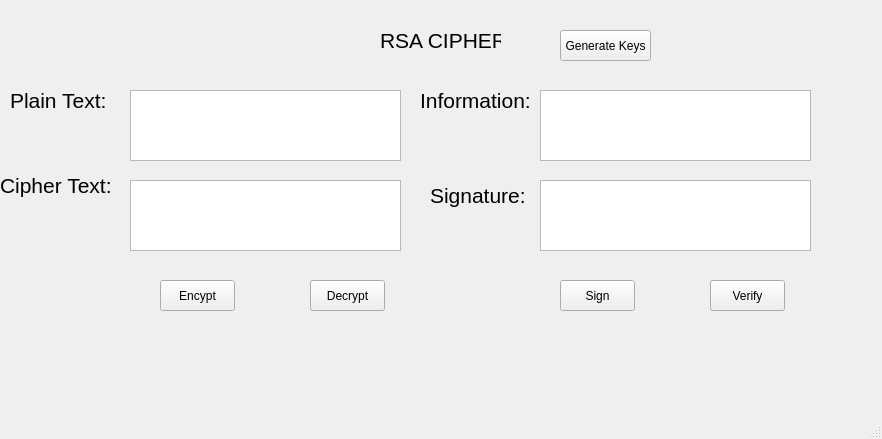
<?xml version="1.0" encoding="UTF-8"?>
<ui version="4.0">
 <class>MainWindow</class>
 <widget class="QMainWindow" name="MainWindow">
  <property name="geometry">
   <rect>
    <x>0</x>
    <y>0</y>
    <width>882</width>
    <height>439</height>
   </rect>
  </property>
  <property name="windowTitle">
   <string>MainWindow</string>
  </property>
  <widget class="QWidget" name="centralwidget">
   <widget class="QTextEdit" name="txt_plaint_text">
    <property name="geometry">
     <rect>
      <x>130</x>
      <y>90</y>
      <width>271</width>
      <height>71</height>
     </rect>
    </property>
   </widget>
   <widget class="QLabel" name="label">
    <property name="geometry">
     <rect>
      <x>10</x>
      <y>90</y>
      <width>101</width>
      <height>21</height>
     </rect>
    </property>
    <property name="font">
     <font>
      <pointsize>16</pointsize>
     </font>
    </property>
    <property name="text">
     <string>Plain Text:</string>
    </property>
   </widget>
   <widget class="QLabel" name="label_2">
    <property name="geometry">
     <rect>
      <x>0</x>
      <y>160</y>
      <width>121</width>
      <height>51</height>
     </rect>
    </property>
    <property name="font">
     <font>
      <pointsize>16</pointsize>
     </font>
    </property>
    <property name="text">
     <string>Cipher Text:</string>
    </property>
   </widget>
   <widget class="QLabel" name="label_3">
    <property name="geometry">
     <rect>
      <x>430</x>
      <y>180</y>
      <width>101</width>
      <height>31</height>
     </rect>
    </property>
    <property name="font">
     <font>
      <pointsize>16</pointsize>
     </font>
    </property>
    <property name="text">
     <string>Signature:</string>
    </property>
   </widget>
   <widget class="QLabel" name="label_4">
    <property name="geometry">
     <rect>
      <x>420</x>
      <y>90</y>
      <width>131</width>
      <height>21</height>
     </rect>
    </property>
    <property name="font">
     <font>
      <pointsize>16</pointsize>
     </font>
    </property>
    <property name="text">
     <string>Information:</string>
    </property>
   </widget>
   <widget class="QTextEdit" name="txt_cipher_text">
    <property name="geometry">
     <rect>
      <x>130</x>
      <y>180</y>
      <width>271</width>
      <height>71</height>
     </rect>
    </property>
   </widget>
   <widget class="QTextEdit" name="txt_info">
    <property name="geometry">
     <rect>
      <x>540</x>
      <y>90</y>
      <width>271</width>
      <height>71</height>
     </rect>
    </property>
   </widget>
   <widget class="QTextEdit" name="txt_sign">
    <property name="geometry">
     <rect>
      <x>540</x>
      <y>180</y>
      <width>271</width>
      <height>71</height>
     </rect>
    </property>
   </widget>
   <widget class="QPushButton" name="btn_encrypt">
    <property name="geometry">
     <rect>
      <x>160</x>
      <y>280</y>
      <width>75</width>
      <height>31</height>
     </rect>
    </property>
    <property name="text">
     <string>Encypt</string>
    </property>
   </widget>
   <widget class="QPushButton" name="btn_decrypt">
    <property name="geometry">
     <rect>
      <x>310</x>
      <y>280</y>
      <width>75</width>
      <height>31</height>
     </rect>
    </property>
    <property name="text">
     <string>Decrypt</string>
    </property>
   </widget>
   <widget class="QPushButton" name="btn_verify">
    <property name="geometry">
     <rect>
      <x>710</x>
      <y>280</y>
      <width>75</width>
      <height>31</height>
     </rect>
    </property>
    <property name="text">
     <string>Verify</string>
    </property>
   </widget>
   <widget class="QPushButton" name="btn_sign">
    <property name="geometry">
     <rect>
      <x>560</x>
      <y>280</y>
      <width>75</width>
      <height>31</height>
     </rect>
    </property>
    <property name="text">
     <string>Sign</string>
    </property>
   </widget>
   <widget class="QPushButton" name="btn_gen_keys">
    <property name="geometry">
     <rect>
      <x>560</x>
      <y>30</y>
      <width>91</width>
      <height>31</height>
     </rect>
    </property>
    <property name="text">
     <string>Generate Keys</string>
    </property>
   </widget>
   <widget class="QLabel" name="label_5">
    <property name="geometry">
     <rect>
      <x>380</x>
      <y>30</y>
      <width>121</width>
      <height>21</height>
     </rect>
    </property>
    <property name="font">
     <font>
      <pointsize>16</pointsize>
     </font>
    </property>
    <property name="text">
     <string>RSA CIPHER</string>
    </property>
   </widget>
  </widget>
  <widget class="QMenuBar" name="menubar">
   <property name="geometry">
    <rect>
     <x>0</x>
     <y>0</y>
     <width>882</width>
     <height>21</height>
    </rect>
   </property>
  </widget>
  <widget class="QStatusBar" name="statusbar"/>
 </widget>
 <resources/>
 <connections/>
</ui>
